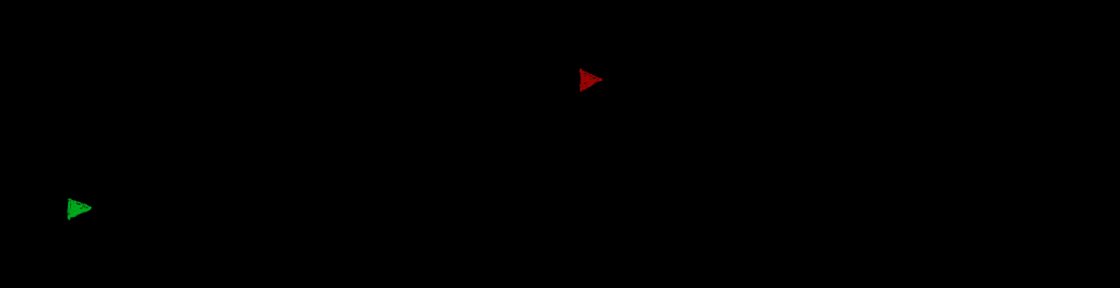

The image is a tile-based game level rendered from a .tmx file. Its description and complete source (layers, tilesets, objects, tile grids) follow:
An orthogonal 35x9 tile map with 32x32 px tiles, 1 tile layer (background) and 7 objects (Start, Finish).

<map version="1.0" orientation="orthogonal" renderorder="right-down" width="35" height="9" tilewidth="32" tileheight="32" nextobjectid="11">
 <tileset firstgid="1" name="cutriba_sprites" tilewidth="32" tileheight="32" tilecount="32" columns="0">
  <tile id="0">
   <image width="32" height="32" source="../sprites/bottom.png" />
  </tile>
  <tile id="1">
   <image width="32" height="32" source="../sprites/circle.png" />
  </tile>
  <tile id="2">
   <image width="32" height="32" source="../sprites/corner_left_bottom.png" />
  </tile>
  <tile id="3">
   <image width="32" height="32" source="../sprites/corner_left_top.png" />
  </tile>
  <tile id="4">
   <image width="32" height="32" source="../sprites/corner_right_bottom.png" />
  </tile>
  <tile id="5">
   <image width="32" height="32" source="../sprites/corner_right_top.png" />
  </tile>
  <tile id="6">
   <image width="32" height="32" source="../sprites/flag_plank.png" />
  </tile>
  <tile id="7">
   <image width="32" height="32" source="../sprites/flag_start.png" />
  </tile>
  <tile id="8">
   <image width="32" height="32" source="../sprites/flag_stop.png" />
  </tile>
  <tile id="9">
   <image width="32" height="32" source="../sprites/left.png" />
  </tile>
  <tile id="10">
   <image width="32" height="32" source="../sprites/middle_horizontal.png" />
  </tile>
  <tile id="11">
   <image width="32" height="32" source="../sprites/middle_vertical.png" />
  </tile>
  <tile id="12">
   <image width="32" height="32" source="../sprites/right.png" />
  </tile>
  <tile id="13">
   <image width="32" height="32" source="../sprites/spike_bottom.png" />
  </tile>
  <tile id="14">
   <image width="32" height="32" source="../sprites/spike_left.png" />
  </tile>
  <tile id="15">
   <image width="32" height="32" source="../sprites/spike_right'.png" />
  </tile>
  <tile id="16">
   <image width="32" height="32" source="../sprites/spike_top.png" />
  </tile>
  <tile id="17">
   <image width="32" height="32" source="../sprites/top.png" />
  </tile>
  <tile id="18">
   <image width="32" height="32" source="../sprites/corner_bottom_left_small.png" />
  </tile>
  <tile id="19">
   <image width="32" height="32" source="../sprites/corner_bottom_right_small.png" />
  </tile>
  <tile id="20">
   <image width="32" height="32" source="../sprites/corner_left_right_small.png" />
  </tile>
  <tile id="21">
   <image width="32" height="32" source="../sprites/corner_left_top_small.png" />
  </tile>
  <tile id="22">
   <image width="32" height="32" source="../sprites/key_left.png" />
  </tile>
  <tile id="23">
   <image width="32" height="32" source="../sprites/key_right.png" />
  </tile>
  <tile id="24">
   <image width="32" height="32" source="../sprites/hint_left.png" />
  </tile>
  <tile id="25">
   <image width="32" height="32" source="../sprites/hint_right.png" />
  </tile>
  <tile id="26">
   <image width="32" height="32" source="../sprites/hint_up.png" />
  </tile>
  <tile id="27">
   <image width="32" height="32" source="../sprites/key_up.png" />
  </tile>
  <tile id="28">
   <image width="32" height="32" source="../sprites/key_space_left.png" />
  </tile>
  <tile id="29">
   <image width="32" height="32" source="../sprites/key_space_middle.png" />
  </tile>
  <tile id="30">
   <image width="32" height="32" source="../sprites/key_space_right.png" />
  </tile>
  <tile id="31">
   <image width="32" height="32" source="../sprites/hint_rotate.png" />
  </tile>
 </tileset>
 <layer name="background" width="35" height="9">
  <data encoding="csv">
4,11,11,11,11,11,11,11,11,11,11,11,11,11,11,11,11,11,11,11,11,11,6,0,0,0,0,0,0,0,0,0,0,0,0,
12,0,0,0,0,0,0,0,0,0,0,0,0,0,0,0,0,0,7,0,0,0,12,0,0,0,0,0,0,0,0,0,0,0,0,
12,0,0,0,0,0,0,0,0,0,0,0,0,0,0,0,0,0,9,0,0,0,12,0,0,0,0,0,0,0,0,0,0,0,0,
12,0,0,0,0,0,0,0,0,0,0,0,0,0,0,0,0,0,0,0,0,0,12,0,0,0,0,0,0,0,0,0,0,0,0,
12,0,0,0,0,0,0,0,0,0,0,0,0,0,0,0,0,0,0,0,0,0,12,0,0,0,0,0,0,0,0,0,0,0,0,
12,0,0,0,0,0,0,0,0,27,0,0,0,0,0,0,0,0,0,0,0,0,12,0,0,0,0,0,0,0,0,0,0,0,0,
12,0,8,0,25,23,24,26,0,28,0,4,11,6,0,0,29,30,31,0,32,0,12,0,0,0,0,0,0,0,0,0,0,0,0,
12,0,7,0,0,0,0,0,0,0,0,12,0,12,0,0,0,0,0,0,0,0,12,0,0,0,0,0,0,0,0,0,0,0,0,
3,11,11,11,11,11,11,11,11,11,11,5,0,3,11,11,11,11,11,11,11,11,5,0,0,0,0,0,0,0,0,0,0,0,0
</data>
 </layer>
 <objectgroup name="obstacles">
  <object id="3" x="0" y="256" width="736" height="32" />
  <object id="4" x="352" y="192" width="96" height="64" />
  <object id="7" x="704" y="32" width="32" height="224" />
  <object id="8" x="0" y="0" width="736" height="32" />
  <object id="9" x="0" y="32" width="32" height="224" />
 </objectgroup>
 <objectgroup name="gameObjects">
  <object id="1" name="Start" x="64" y="192" width="32" height="64" />
  <object id="2" name="Finish" x="576" y="32" width="32" height="64" />
 </objectgroup>
</map>
